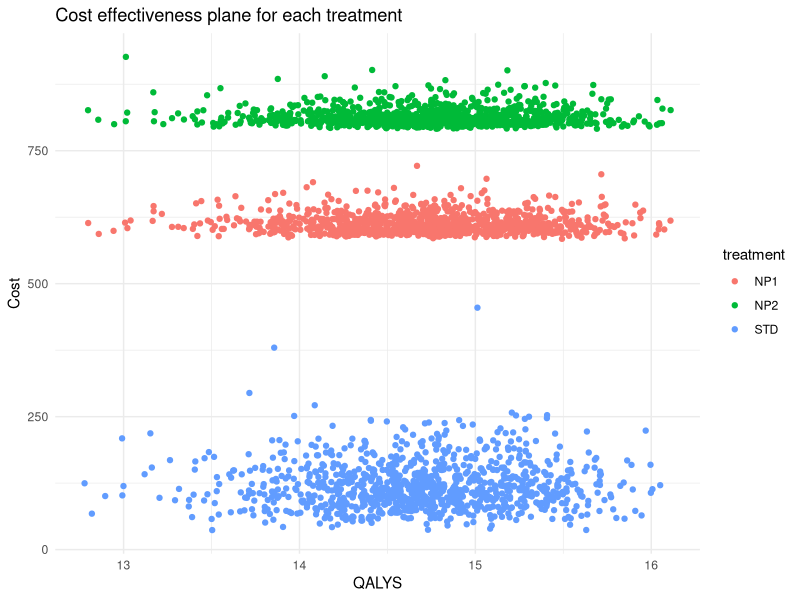

This figure's R source: (Note: a time limit stopped this script after it produced the figure.)
## ---- chunk 1
library(MASS)

#fixed parameters

cStandard <- 394 #cost of standard implant
cNP1 <- 579 #cost of new implant 1
cNP2 <- 788 #cost of new implant 2

cDR <- 0.06 
oDR <- 0.015 
age <- 60
male <- 0

iVec <- c(1000,0,0,0,0)
t <- 60

###note the modified covMat and survModelSummary###

covMat <- matrix(
  c(0.0022515  , -0.005691 , 0.000000028, 0.0000051 , 0.000259   , 0.000351,
   -0.005691   ,  0.0432191,-0.000783   ,-0.007247  ,-0.000642   ,-0.000537,
    0.000000028, -0.000783 , 2.716e-05  , 0.000033  ,-0.000111   ,-0.000299,
    0.0000051  , -0.007247 , 0.000033   , 0.0118954 , 0.000184   , 0.000098,
    0.000259   , -0.000642 ,-0.000111   , 0.000184  , 0.1463686  , 0.00035468,
    0.000351   , -0.000537 ,-0.000299   , 0.000098  , 0.00035468 , 0.267964628   ),
  nrow = 6, ncol = 6, byrow = T
)

colnames(covMat) <- rownames(covMat) <- c("lngamma","cons","age","male","NP1","NP2")


survModelSummary <- data.frame(
  
  variable = c("lngamma","cons","age","male","NP1","NP2"),
  coefficient = c(0.3740968,-5.490935,-0.0367022,0.768536,-1.344474,-1.6687),
  SE = c(0.0474501,0.207892,0.0052112,0.109066,0.3825815,0.517653)
)
survModelSummary$hazard_ratio <- exp(survModelSummary$coefficient)

#if we need cholesky decomposition
cholcovMat <- chol(covMat)


#fixed mortality rates and transition probabilities
deathRates <- data.frame(
  Age = c("35-44","45-54","55-64","65-74","75-84","85 and over"),
  Males = c(1.51,3.93,10.9,31.6,80.1,187.9),
  Females = c(0.99,2.6,6.7,19.3,53.5,154.8)
  
)
yearlyTProbs <- data.frame(
    Age = c("35-44","45-54","55-64","65-74","75-84","85 and over"),
    Index = c(35,45,55,65,75,85),
    Males = c(0.00151,0.00393,0.0109,0.0316,0.0801,0.1879),
    Females = c(0.00099,0.0026,0.0067,0.0193,0.0535,0.1548)
)


## ---- chunk 2
drawBetaMethodMoments <- function(n,mu,s){
  
  #functions estimates alpha and beta using the method of moments then draws from the beta distribution
  alpha <- ((mu*(1-mu)/s^2) -1)*mu
  beta <- alpha*(1-mu )/mu
  
  #draw our random number
  draw <- rbeta(n,alpha,beta)
  
  return(draw)
}


tProbsHazard <- function(t,lambda,gamma){
   
  return(1-exp(lambda*(((1:t)-1)^gamma - ((1:t)^gamma))))
   
}


tProbs_time <- function(omrPTHR,omrRTHR,rr,mr,rrr,t){
  #rr is revision risk, mr is mortality risk
  
  tProbs <- matrix(
  c(0, 1-(omrPTHR),     0,     0,                   omrPTHR,
    0, 1-(rr[t]+mr[t]), rr[t], 0,                   mr[t],
    0, 0,               0,     1-(omrRTHR + mr[t]), omrRTHR + mr[t],
    0, 0,               rrr,   1-(rrr+mr[t]),       mr[t],
    0, 0,               0,     0,                   1
  ),ncol = 5, nrow = 5, byrow = T
)
  
}


discountFormula <- function(nonDiscount,discRate,t){
  
  return(nonDiscount/(1+discRate)^(1:t))
  
}


calculateYearlyProbs <- function(iVec,omrPTHR,omrRTHR,rr,mr,rrr,t){
  
  #create empty matrix that we will fill in
  
  matReturn <- matrix(nrow = t, ncol = 5)
  
  #initialize first vector of proportions
  
  #create column names
  colnames(matReturn) <- c("PrimaryTHR","SuccessP","RevisionTHR","SucessR","Death")

  for(i in 1:t){
    
    #get the corresponding transition matrix based on the time
    tProbs <- tProbs_time(omrPTHR,omrRTHR,rr,mr,rrr,i)
    
    matReturn[i,] <-   iVec %*% tProbs 
    
    #update ivec
    iVec <- iVec %*% tProbs
    
  }
  return(matReturn)
  
  #returns a 60 (years) x 5 (states) matrix where the rows represent the proportion in a given state at year t
  
}

## ---- chunk 3
analysisNP2 <- function(omrPTHR,omrRTHR,mr,rrr,rrNP1,rrNP2,cPrimary,cRevision,cStandard,uSuccessP,uSuccessR,uRevision,cDR,oDR,cNP1,gamma,lambda,iVec,t){

    #calculate the revision risk
    rr <- tProbsHazard(t=t,lambda = lambda,gamma = gamma)
    mr <- sapply(1:t,function(x){
    
    #calculate which index select based on the age group
    inds <- sum(x+age >= yearlyTProbs$Index)
    
    #select the gender columns
    #if else takes 3 arguments, the first is a logical check, if true, it returns the second value, if false it returns the 3rd argument. Equivalent code can be written use if(x){}else{}.
    genderCol <- ifelse(male ==1,3,4)
    
    return(yearlyTProbs[inds,genderCol])
    
  })
    
  #calculate standard states
  standPopStates <- calculateYearlyProbs(iVec = iVec,omrPTHR=omrPTHR, omrRTHR=omrPTHR,rr= rr, mr = mr,rrr=rrr,t=t)
  lifeYearsStandard <- rowSums(standPopStates[,-5])
  #excludes death year
  costVec <- c(0,0,cRevision,0)

  #add a parameter for the initial cost we had 1000 initial patients
  iCostStandard <- cStandard*1000
  
  #first calculate the total cost
  totalCosts <- standPopStates[,-5] %*% costVec
  
  #calculate the discounted cost
  discCostStandard <- discountFormula(totalCosts,cDR,t=t)
  
  #calculate the quality adjusted life years by creating a vector for each state utility except death
  utility<- c(0,uSuccessP,uRevision,uSuccessR)
  
  #multiply by the cohort
  totalQuality <-  standPopStates[,-5] %*% utility
  QALYStandard <- discountFormula(totalQuality,discRate = oDR,t=t)
  
  #calculate the total cost for all cycles/person
  STDcost <- sum(c(iCostStandard,discCostStandard))/1000
  STDLYs <- sum(lifeYearsStandard)/1000
  STDQALYS <- sum(QALYStandard)/1000

  
  ###repeat this for the NP1###
  rrNP1_vec <- tProbsHazard(t,lambda = lambda*rrNP1,gamma = gamma)

  #call the previous function created
  populationStatesNP1 <- calculateYearlyProbs(iVec,omrPTHR,omrRTHR,rr=rrNP1_vec,mr=mr,rrr=rrr,t=t)
  
  #calculate life years for np1
  lifeYearsNP1 <- rowSums(populationStatesNP1[,-5])
  
  #total and discounted costs
  totalCostsNP1 <- populationStatesNP1[,-5] %*% costVec
  discCostsNP1 <- discountFormula(totalCostsNP1,cDR,t=t)
  #add the initial cost for NP1
  iCostNP1 <- cNP1*1000
  #Utility
  totalQualityNP1 <- populationStatesNP1[,-5] %*% utility
  QALYNP1 <- discountFormula(totalQualityNP1,discRate = oDR,t=t)
  
  #calculate the total cost for all cycles/person
  NP1cost <- sum(c(iCostNP1,discCostsNP1))/1000
  NP1LYs <- sum(lifeYearsNP1)/1000
  NP1QALYS <- sum(QALYNP1)/1000
  
  #####################################
  #                                   #
  #   Add the NP2 analysis here       # 
  #                                   # 
  #####################################
  rrNP2_vec <- tProbsHazard(t,lambda = lambda*rrNP2,gamma = gamma)

  #call the previous function created
  populationStatesNP2 <- calculateYearlyProbs(iVec,omrPTHR,omrRTHR,rr=rrNP2_vec,mr=mr,rrr=rrr,t=t)
  
  #calculate life years for np2
  lifeYearsNP2 <- rowSums(populationStatesNP2[,-5])
  
  #total and discounted costs
  totalCostsNP2 <- populationStatesNP2[,-5] %*% costVec
  discCostsNP2 <- discountFormula(totalCostsNP2,cDR,t=t)
  #add the initial cost for NP2
  iCostNP2 <- cNP2*1000
  #Utility
  totalQualityNP2 <- populationStatesNP2[,-5] %*% utility
  QALYNP2 <- discountFormula(totalQualityNP2,discRate = oDR,t=t)
  
  #calculate the total cost for all cycles/person
  NP2cost <- sum(c(iCostNP2,discCostsNP2))/1000
  NP2LYs <- sum(lifeYearsNP2)/1000
  NP2QALYS <- sum(QALYNP2)/1000

  #returns a list of discounted cost and QALYs for each method
  return(list(STDcost = STDcost, STDQALYS = STDQALYS, NP1cost = NP1cost,NP1QALYS = NP1QALYS,
              NP2cost = NP2cost, NP2QALYS = NP2QALYS ))
  
}


#change this simulation function to be store the results of the NP2 analysis
generateSimulations <- function(nReps = 1000,age=60,male=0,cRatio = 100000){
   
   cols <- c("omrPTHR","omrRTHR","rrNP1","rrNP2","rrr","lambda","gamma","cPrimary","cRevision","cSuccess","uSuccessP","uSuccessR","uRevision",
                          "cRatio","STDCost","STDQALYS","NP1Cost","NP1QALYS","NP2Cost","NP2QALYS","STDNMB","NP1NMB","NP2NMB","CESTD","CENP1","CINP2")
   
  
     #we need to know how many columns or variable we have here in ncol
   dfReturn <- data.frame(matrix(NA,nrow = nReps,ncol = length(cols)))
  
   #fill out the column names for our dataframe
   colnames(dfReturn) <- cols
  
  
  
   #cRatio is fixed at 10000
   dfReturn$cRatio <- cRatio
   alpha <- (5294/1487)^2
   beta <- 1487^2 / 5294
   
   
   #due to R's vectorization, we can sample all the parameters at once in the "n" parameter
   omrPTHR <- rbeta(nReps,2,98) #operative mortality rate following primary THR
   omrRTHR <- rbeta(nReps,2,98) #operative mortality rate following revision THR
   rrr <- rbeta(nReps,4,96) #re-revision risk
   
   #save them here using R's vectorization
   dfReturn$omrPTHR <- omrPTHR
   dfReturn$omrRTHR <- omrRTHR 
   dfReturn$rrr <- rrr
   
   #cost and utility
   cRevision <- rgamma(nReps,shape = alpha,scale = beta)
   uSuccessP <- drawBetaMethodMoments(nReps,0.85,0.03)
   uSuccessR <- drawBetaMethodMoments(nReps,0.75,0.04)
   uRevision <- drawBetaMethodMoments(nReps,0.3,0.03)
   
   dfReturn$cRevision <- cRevision
   dfReturn$uSuccessP <- uSuccessP
   dfReturn$uSuccessR <- uSuccessR
   dfReturn$uRevision <- uRevision 
   
   #draw from multivariate normal
   normDraw <- mvrnorm(nReps, mu = survModelSummary$coefficient, Sigma = covMat)
   
   #using R's vectorization, we can calculate operations on the entire vector, we must use [,"name"]as normDraw is not a matrix rather than a vector
   lambda <- exp(normDraw[,'cons'] + normDraw[,'age']*age + normDraw[,'male']*male)
   gamma <- exp(normDraw[,'lngamma'])
   rrNP1 <- exp(normDraw[,'NP1'])
   rrNP2 <- exp(normDraw[,'NP2'])
   
   dfReturn$lambda <- lambda
   dfReturn$gamma <- gamma
   dfReturn$rrNP1 <- rrNP1
   dfReturn$rrNP2 <- rrNP2

  #start the for-loop
  
  for(i in 1:nReps){
     
    results <- analysisNP2(dfReturn$omrPTHR[i],dfReturn$omrRTHR[i],mr,dfReturn$rrr[i],dfReturn$rrNP1[i], dfReturn$rrNP2[i],
                           dfReturn$cPrimary[i],dfReturn$cRevision[i],dfReturn$cStandard[i],dfReturn$uSuccessP[i],
                           dfReturn$uSuccessR[i],dfReturn$uRevision[i],cDR,oDR,cNP1,dfReturn$gamma[i],dfReturn$lambda[i],
                           iVec,t)
    
    
    #save the results, including NP2
    dfReturn$STDCost[i] <- results$STDcost
    dfReturn$STDQALYS[i] <- results$STDQALYS
    dfReturn$NP1Cost[i] <- results$NP1cost
    dfReturn$NP1QALYS[i] <- results$NP1QALYS
    dfReturn$NP2Cost[i] <- results$NP2cost
    dfReturn$NP2QALYS[i] <- results$NP2QALYS
    
    
    #calculate net monetary benefit, we now remove the redundant  "NP1 inc"
    dfReturn$STDNMB[i] <- results$STDQALYS*dfReturn$cRatio[i]-results$STDcost
    dfReturn$NP1NMB[i] <- results$NP1QALYS*dfReturn$cRatio[i]-results$NP1cost
    dfReturn$NP2NMB[i] <- results$NP2QALYS*dfReturn$cRatio[i]-results$NP2cost    
    #calculate the cost effectiveness. Note with 3 methods, we must take the maximum 
    bestTreatment <- max(dfReturn$STDNMB[i], dfReturn$NP1NMB[i], dfReturn$NP2NMB[i])
   
    #save the cost effectiveness winner
    dfReturn$CESTD[i] <- ifelse(dfReturn$STDNMB[i]==bestTreatment,1,0)
    dfReturn$CENP1[i] <- ifelse(dfReturn$NP1NMB[i]==bestTreatment,1,0)
    dfReturn$CENP2[i] <- ifelse(dfReturn$NP2NMB[i]==bestTreatment,1,0)

  }
  
  return(dfReturn)
}
 
## ---- chunk 4
set.seed(12345)

simResults <- generateSimulations(nReps = 1000,age=60,male=0,cRatio = 100000)


#we can easily calculate means using colMeans
meanResults <- colMeans(simResults[,c("STDCost","STDQALYS","NP1Cost","NP1QALYS","NP2Cost","NP2QALYS")])


#calculate the ICER for each treatment comparison
ICER_NP2vNP1 <- (meanResults["NP2Cost"]-meanResults["NP1Cost"])/( meanResults["NP2QALYS"]- meanResults["NP1QALYS"])

ICER_NP2vNP1

ICER_NP2vSTD <- (meanResults["NP2Cost"]-meanResults["STDCost"])/( meanResults["NP2QALYS"]- meanResults["STDQALYS"])

ICER_NP2vSTD

ICER_NP1vSTD <- (meanResults["NP1Cost"]-meanResults["STDCost"])/( meanResults["NP1QALYS"]- meanResults["STDQALYS"])

ICER_NP1vSTD

#plot the cost and QUALYS for each method, note since we have 3 response variables we want to plot, we must transform the data into "long format". The easiest way to do this is to use the dplyr and tidyr packages for data manipulation.
library(dplyr)
library(tidyr)
library(ggplot2)

#this code requires additional knowledge of dplyr tidyr, and regex and a bit of knowledge of pipes '%>%'
simResultsLong <- simResults %>% dplyr::select(STDCost:NP2QALYS) %>% tidyr::pivot_longer(STDCost:NP2QALYS,names_to = c("treatment",".value"),  names_pattern = "([A-Z 0-9]+)(Cost|QALYS)")


#finally we plot the results of each treatment
ggplot2::ggplot(simResultsLong, aes(x = QALYS,y = Cost, colour = treatment))+ geom_point() + theme_minimal() + labs(title = "Cost effectiveness plane for each treatment")
## ---- chunk 5
# create a sequence of cRatios
cRatios <- seq(0,100000,by = 2500)

#take the sapply structure directly from the previous exercise and make alterations to calculate the ratio for every treatment

#again by default, when returning a vector (propCE), it defaults to a column vector which is stacked row-wise. We can use t() to transform into row vectors
cRatioResults <- t(sapply(cRatios,function(x){
  
  #call the simulation
  allSimResults <- generateSimulations(nReps = 1000,cRatio = x)
  
  #calculate the proportion for each simulation
  propCE <- colMeans(allSimResults[,c("CESTD","CENP1","CENP2")])
  
  return(propCE)
}))

#turn the matrix into a dataframe and add the cRatio vector
cRatioResults <- as.data.frame(cRatioResults)
cRatioResults$cRatio <- cRatios


#as in the previous section, we need to transform the dataframe from wide to long format
CEAcurveLong <- cRatioResults %>% tidyr::pivot_longer(CESTD:CENP2,names_to = "treatment", values_to = "propCI")


#create the ggplot object
ggplot(CEAcurveLong,aes(x = cRatio, y = propCI, colour = treatment)) + geom_line(linewidth = 1.2) + theme_minimal() + labs(x = "Ceiling Ratio", y = "Proportion of treatment cost effective", title = "Cost Effective Analysis Curves for three implant treatments")
